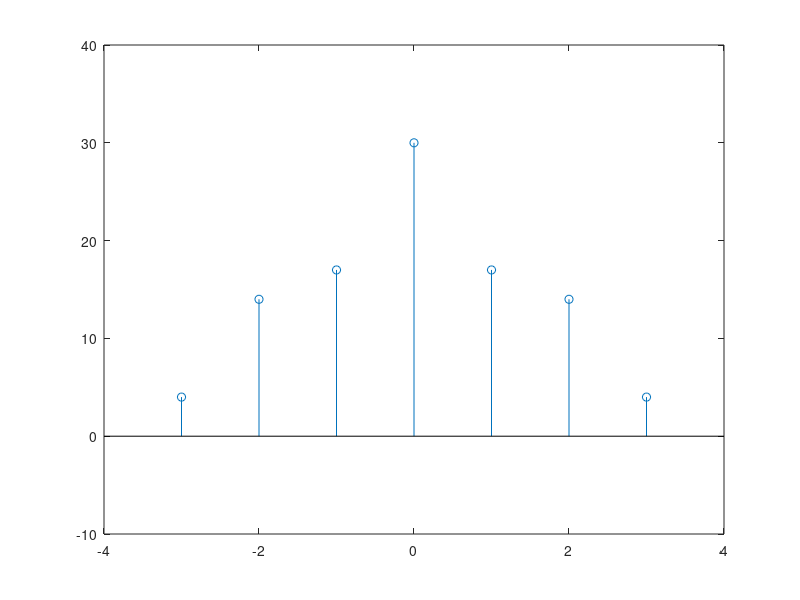

Recreate this plot in MATLAB.
clc;
clear all;
close all;

x = [1 3 2 4];
xneg = flip(x);

z = [];

for i = 1:length(x)
  temp = xneg.*x(i);
  z = [z; temp];
endfor

[r c] = size(z);

ans = zeros(1, r+c-1);

for i = 1:r
  for j = 1:c
    ans(i+j-1) = ans(i+j-1) + z(i,j);
  endfor
endfor

# Display
disp(ans);

n = -(length(xneg)-1):length(x)-1;
stem(n,ans);
axis([-4 4 -10 40]);

